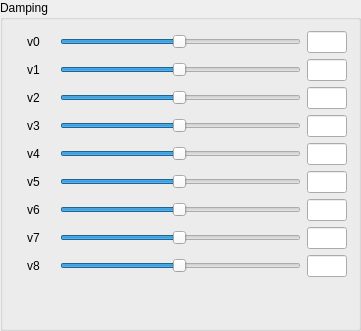
            <widget class="QGroupBox" name="gbDamping">
             <property name="title">
              <string>Damping</string>
             </property>
             <layout class="QGridLayout" name="gridLayout_10">
              <item row="0" column="0">
               <layout class="QGridLayout" name="glDamping" columnstretch="1,6,1">
                <item row="3" column="0" alignment="Qt::AlignHCenter">
                 <widget class="QLabel" name="laDV3">
                  <property name="text">
                   <string>v3</string>
                  </property>
                 </widget>
                </item>
                <item row="5" column="2">
                 <widget class="QLineEdit" name="leDV5">
                  <property name="readOnly">
                   <bool>true</bool>
                  </property>
                 </widget>
                </item>
                <item row="6" column="2">
                 <widget class="QLineEdit" name="leDV6">
                  <property name="readOnly">
                   <bool>true</bool>
                  </property>
                 </widget>
                </item>
                <item row="0" column="0" alignment="Qt::AlignHCenter">
                 <widget class="QLabel" name="laDV0">
                  <property name="text">
                   <string>v0</string>
                  </property>
                 </widget>
                </item>
                <item row="1" column="0" alignment="Qt::AlignHCenter">
                 <widget class="QLabel" name="laDV1">
                  <property name="text">
                   <string>v1</string>
                  </property>
                 </widget>
                </item>
                <item row="2" column="0" alignment="Qt::AlignHCenter">
                 <widget class="QLabel" name="laDV2">
                  <property name="text">
                   <string>v2</string>
                  </property>
                 </widget>
                </item>
                <item row="4" column="0" alignment="Qt::AlignHCenter">
                 <widget class="QLabel" name="laDV4">
                  <property name="text">
                   <string>v4</string>
                  </property>
                 </widget>
                </item>
                <item row="5" column="0" alignment="Qt::AlignHCenter">
                 <widget class="QLabel" name="laDV5">
                  <property name="text">
                   <string>v5</string>
                  </property>
                 </widget>
                </item>
                <item row="2" column="2">
                 <widget class="QLineEdit" name="leDV2">
                  <property name="readOnly">
                   <bool>true</bool>
                  </property>
                 </widget>
                </item>
                <item row="6" column="0" alignment="Qt::AlignHCenter">
                 <widget class="QLabel" name="laDV6">
                  <property name="text">
                   <string>v6</string>
                  </property>
                 </widget>
                </item>
                <item row="7" column="0" alignment="Qt::AlignHCenter">
                 <widget class="QLabel" name="laDV7">
                  <property name="text">
                   <string>v7</string>
                  </property>
                 </widget>
                </item>
                <item row="3" column="2">
                 <widget class="QLineEdit" name="leDV3">
                  <property name="readOnly">
                   <bool>true</bool>
                  </property>
                 </widget>
                </item>
                <item row="4" column="1">
                 <widget class="QSlider" name="hsDamping4">
                  <property name="minimum">
                   <number>1</number>
                  </property>
                  <property name="maximum">
                   <number>200</number>
                  </property>
                  <property name="sliderPosition">
                   <number>100</number>
                  </property>
                  <property name="orientation">
                   <enum>Qt::Horizontal</enum>
                  </property>
                 </widget>
                </item>
                <item row="5" column="1">
                 <widget class="QSlider" name="hsDamping5">
                  <property name="minimum">
                   <number>1</number>
                  </property>
                  <property name="maximum">
                   <number>200</number>
                  </property>
                  <property name="sliderPosition">
                   <number>100</number>
                  </property>
                  <property name="orientation">
                   <enum>Qt::Horizontal</enum>
                  </property>
                 </widget>
                </item>
                <item row="1" column="1">
                 <widget class="QSlider" name="hsDamping1">
                  <property name="minimum">
                   <number>1</number>
                  </property>
                  <property name="maximum">
                   <number>200</number>
                  </property>
                  <property name="value">
                   <number>100</number>
                  </property>
                  <property name="orientation">
                   <enum>Qt::Horizontal</enum>
                  </property>
                 </widget>
                </item>
                <item row="4" column="2">
                 <widget class="QLineEdit" name="leDV4">
                  <property name="readOnly">
                   <bool>true</bool>
                  </property>
                 </widget>
                </item>
                <item row="2" column="1">
                 <widget class="QSlider" name="hsDamping2">
                  <property name="minimum">
                   <number>1</number>
                  </property>
                  <property name="maximum">
                   <number>200</number>
                  </property>
                  <property name="value">
                   <number>100</number>
                  </property>
                  <property name="orientation">
                   <enum>Qt::Horizontal</enum>
                  </property>
                 </widget>
                </item>
                <item row="8" column="0" alignment="Qt::AlignHCenter">
                 <widget class="QLabel" name="laDV8">
                  <property name="text">
                   <string>v8</string>
                  </property>
                 </widget>
                </item>
                <item row="3" column="1">
                 <widget class="QSlider" name="hsDamping3">
                  <property name="minimum">
                   <number>1</number>
                  </property>
                  <property name="maximum">
                   <number>200</number>
                  </property>
                  <property name="value">
                   <number>100</number>
                  </property>
                  <property name="orientation">
                   <enum>Qt::Horizontal</enum>
                  </property>
                 </widget>
                </item>
                <item row="6" column="1">
                 <widget class="QSlider" name="hsDamping6">
                  <property name="minimum">
                   <number>1</number>
                  </property>
                  <property name="maximum">
                   <number>200</number>
                  </property>
                  <property name="sliderPosition">
                   <number>100</number>
                  </property>
                  <property name="orientation">
                   <enum>Qt::Horizontal</enum>
                  </property>
                 </widget>
                </item>
                <item row="7" column="1">
                 <widget class="QSlider" name="hsDamping7">
                  <property name="minimum">
                   <number>1</number>
                  </property>
                  <property name="maximum">
                   <number>200</number>
                  </property>
                  <property name="sliderPosition">
                   <number>100</number>
                  </property>
                  <property name="orientation">
                   <enum>Qt::Horizontal</enum>
                  </property>
                 </widget>
                </item>
                <item row="8" column="1">
                 <widget class="QSlider" name="hsDamping8">
                  <property name="minimum">
                   <number>1</number>
                  </property>
                  <property name="maximum">
                   <number>200</number>
                  </property>
                  <property name="value">
                   <number>100</number>
                  </property>
                  <property name="orientation">
                   <enum>Qt::Horizontal</enum>
                  </property>
                 </widget>
                </item>
                <item row="0" column="2">
                 <widget class="QLineEdit" name="leDV0">
                  <property name="readOnly">
                   <bool>true</bool>
                  </property>
                 </widget>
                </item>
                <item row="1" column="2">
                 <widget class="QLineEdit" name="leDV1">
                  <property name="readOnly">
                   <bool>true</bool>
                  </property>
                 </widget>
                </item>
                <item row="7" column="2">
                 <widget class="QLineEdit" name="leDV7">
                  <property name="readOnly">
                   <bool>true</bool>
                  </property>
                 </widget>
                </item>
                <item row="8" column="2">
                 <widget class="QLineEdit" name="leDV8">
                  <property name="readOnly">
                   <bool>true</bool>
                  </property>
                 </widget>
                </item>
                <item row="9" column="1">
                 <spacer name="vsDampling">
                  <property name="orientation">
                   <enum>Qt::Vertical</enum>
                  </property>
                  <property name="sizeHint" stdset="0">
                   <size>
                    <width>20</width>
                    <height>40</height>
                   </size>
                  </property>
                 </spacer>
                </item>
                <item row="0" column="1">
                 <widget class="QSlider" name="hsDamping0">
                  <property name="minimumSize">
                   <size>
                    <width>200</width>
                    <height>0</height>
                   </size>
                  </property>
                  <property name="minimum">
                   <number>1</number>
                  </property>
                  <property name="maximum">
                   <number>200</number>
                  </property>
                  <property name="value">
                   <number>100</number>
                  </property>
                  <property name="orientation">
                   <enum>Qt::Horizontal</enum>
                  </property>
                 </widget>
                </item>
               </layout>
              </item>
             </layout>
            </widget>
